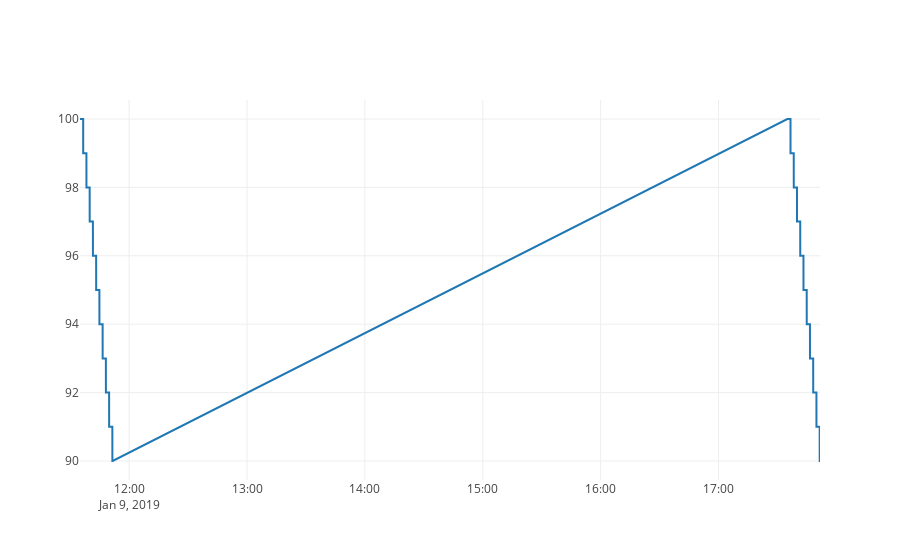

Notebook source saved alongside this figure:
### Markdown cell above
## Plot stream data
Visualization is a key part to gaining an understanding of the data and performing data analysis.  The datastream contains a set of basic plotting operations that are accessible through the `.plot()` method or through other direct mechanisms.  Please see the `plotting_demo` tutorial page for a complete set of plotting examples.

This plot is interactive; try using your mouse to explore the data.

### Code cell
battery_data_stream.plot()

### Figure 1 — Plotly figure (JSON) as saved in the notebook; plotly's stock layout.template omitted (floating-point values rounded to 4 significant figures; data arrays with more than 128 entries replaced by an {"elided": "..."} marker saying what was removed)
{"data": [{"name": "battery_level", "type": "scatter", "uid": "f3d332af-88a1-4db2-949f-f1938d3f5c45", "x": {"elided": "15984 str values"}, "y": {"elided": "15984 int values"}}], "layout": {}}
